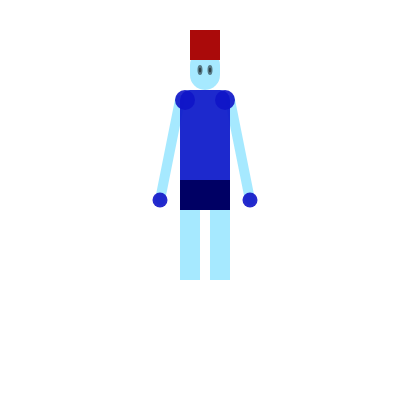
Frame 1 (no input)
Frame 60 (no input): identical to frame 1, image omitted
Frame 120 (the mouse pressed at the canvas centre since frame 60): identical to frame 1, image omitted

The p5.js sketch that drew this single still picture (run headless with seeded random() and noise() and a simulated clock; from frame 60 on, the mouse is pressed at the canvas centre):

// p5.js sketch
// ── sketch.js
function setup() 
{
  createCanvas(400, 400);
}

function draw() 
{
  background(255);
  noStroke();
  fill(30, 200, 255, 100);
  rect(190, 50, 30, 40, 20);
  fill(0, 120);
  ellipse(200, 70, 5, 10);
  ellipse(210, 70, 5, 10);
  ellipse(210, 70, 2.5, 5);
  ellipse(200, 70, 2.5, 5);
  fill(30, 200, 255, 100);
  rect(180, 90, 50, 100, 10);
  rect(180, 180, 20, 100);
  rect(210, 180, 20, 100);
  stroke(30, 200, 255, 100);
  strokeWeight(10);
  line(230, 100, 250, 200);
  line(180, 100, 160, 200);
  noStroke();
  fill(0, 0, 100);
  rect(180, 180, 50, 30);
  fill(170, 10, 10);
  rect(190, 30, 30);

  fill(15, 20, 200, 230);
  ellipse(225, 100, 20);
  rect(180, 90, 50, 90, 10, 10, 0);
  ellipse(185, 100, 20);
  ellipse(160, 200, 15);
  ellipse(250, 200, 15);
}
